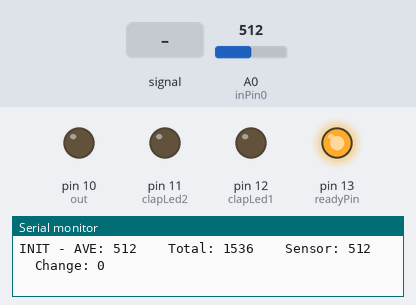
A sketch run on a simulated Arduino Uno, built with avr-gcc and run on an emulated ATmega328P. Parts: output pins drawn as LEDs (lit = HIGH), the last lines printed to the serial monitor. Dashed ring = blinking. Inputs (shaded band) come from the test bench; at power-on: A0 (inPin0) = 512.

Above: at 1.2 s.
1.3 s: A0 (inPin0) fed a 200 Hz sine of ±460 counts around its level
At 1.65 s:
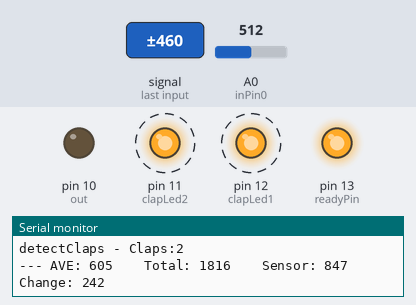
At 2.33 s:
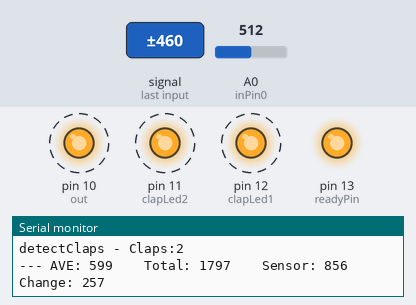
4.3 s: A0 (inPin0) set to 900
At 6.6 s:
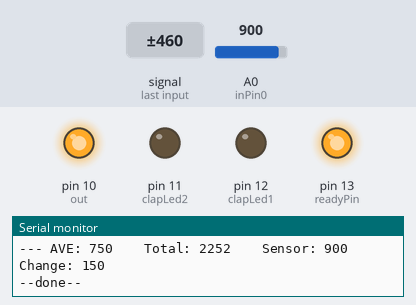
Timing chart, 0 to 8.1 s (numbered marks = the images above; inputs shaded):
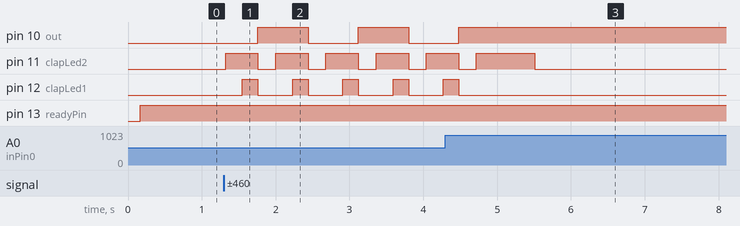

The sketch:

Light_Controller_with_Claps.ino
```cpp
/*
* LIGHT CONTROLLER WITH CLAPS
* Author: LAUCAMIDIAZ3008
* Update: 13/9/21
* CHECK MICROPHONE CODE
*/

/*-----------------------------
*   Method Prototypes
*-----------------------------*/

void initialize();
void runDetector();
boolean clapDetected();

int detectClaps(int numClaps);
void indicateClaps();
void readMic();

void printStats();

/*-----------------------------
*   Variable Declarations
*-----------------------------*/

int TOTAL_CLAPS_TO_DETECT = 2; //The number of claps detected before output is toggled
int offset = 80;    // The point above average that the clap is detected
int CLAP_TIME=4000; // The time allowed between each clap


int sensorValue = 0; //the value read through mic

int toggleOutput = -1;

int SIZE = 3;
int buffer[3];
int loopIteration = 0;
int average = 0;
int total = 0;


//BOARD INPUT MIC
const int inPin0 = A0;

//BOARD OUTPUT SIGNALS
const int clapLed1 = 12, clapLed2 = 11, out = 10, readyPin = 13;

//CLAP STATE CONSTANTS
const int FINAL_DETECTED = 0, LOST_CONTINUITY = 1, CLAP_NOT_DETECTED = 2;

void setup()
{
	Serial.begin(9600);

	//direct representation of the light bulb that toggles on/off
	pinMode(out, OUTPUT);

	//once initialize() runs the ready pin turns on
	pinMode(readyPin, OUTPUT);

	//respective clap LEDs, more can be added
	pinMode(clapLed1, OUTPUT);
	pinMode(clapLed2, OUTPUT);
}


void loop()
{
	initialize();
	runDetector();
}

/**
* Purpose: Prepares the buffer to recognize ambient noise levels in room.
*/
void initialize()
{
	loopIteration = 0;
	total = 0;
	average =0;

	digitalWrite(clapLed1, LOW);
	digitalWrite(clapLed2, LOW);
	digitalWrite(out, LOW);

	for(int i = 0; i < SIZE; i++)
	{
		readMic();

		buffer[i] = sensorValue;
		total = total + sensorValue;
		average = (total/(i+1));

		Serial.print("INIT - AVE: ");
		Serial.print(average);
		Serial.print("    Total: ");
		Serial.print(total);
		Serial.print("    Sensor: ");
		Serial.print(sensorValue);
		Serial.print("    Change: ");
		Serial.println(sensorValue-average);

		delay(50);
	}
	digitalWrite(readyPin, HIGH);
}

/**
* Purpose: Runs the detector algorithm. Developers can change the number of
* claps by adjusting TOTAL_CLAPS_TO_DETECT variable up at the top.
*/
void runDetector()
{
	while(true)
	{
		int clapState = detectClaps(TOTAL_CLAPS_TO_DETECT);

		if(clapState == FINAL_DETECTED || clapState == LOST_CONTINUITY)
		{
			Serial.println("--done--");
			indicateClap(0);//turn off any clap indicating lights
		}
	}
}

/**
* Purpose:  Detects the number of claps specified. This method is recursive
*/
int detectClaps(int numClaps)
{
	int clapNum = numClaps;

	//Base Case - if clapNum is 0, then all claps have been accounted.
	if(clapNum == 0)
	{
		//the output can now be toggled.
		toggleOutput *= -1;
		indicateClap(clapNum);

		Serial.println("-----  Clap Limit Reached - Output Toggled -----");

		return FINAL_DETECTED;
	}

	//Read from mic and update ambient noise levels.
	readMic();

	total = (total - buffer[loopIteration]) + sensorValue;
	average = (total/SIZE);
	buffer[loopIteration] = sensorValue;

	loopIteration = (loopIteration+1)%SIZE;

	if(clapDetected())
	{
		Serial.print("detectClaps - Claps:");
		Serial.println(TOTAL_CLAPS_TO_DETECT + 1 - numClaps);

		printStats();
		indicateClap(clapNum);

		delay(100);
		for(int i = 0; i < CLAP_TIME; i++)
		{
			int clapState = detectClaps(clapNum - 1);

			if(clapState == FINAL_DETECTED || clapState == LOST_CONTINUITY)
			{
				return clapState;
			}
		}
		return LOST_CONTINUITY;
	}
	return CLAP_NOT_DETECTED;
}

/**
* Purpose: Turns the LED on appropriately to signal a clap detection.
*/
void indicateClap(int clapNum)
{
	if(clapNum == 0)
	{
		if(toggleOutput == 1)
		{
			digitalWrite(out, HIGH);
		}
		else
		{
			digitalWrite(out, LOW);
		}

		digitalWrite(clapLed1, LOW);
		digitalWrite(clapLed2, LOW);
	}
	else if(clapNum == 1)
	{
		digitalWrite(clapLed1, HIGH);
	}
	else if(clapNum == 2)
	{
		digitalWrite(clapLed2, HIGH);
	}
	delay(110);
}

/**
* Purpose: Prints basic statistics data for more info with sensor readouts and data points.
*/
void printStats()
{
	Serial.print("--- AVE: ");
	Serial.print(average);
	Serial.print("    Total: ");
	Serial.print(total);
	//Serial.print("    iterNum: ");
	//Serial.print(loopIteration);
	Serial.print("    Sensor: ");
	Serial.print(sensorValue);
	Serial.print("    Change: ");
	Serial.println(sensorValue-average); //This is what I used to determine the 'offset' value
}

/**
* Purpose:  A clap is detected when the sensor value is greater than the average plus
*     an offset.  The offset might need to be fine tuned for different sound sensors.
*/
boolean clapDetected()
{
	return sensorValue > average + offset;
}

/**
* Purpose: Reads mic input and stores it in a global variable.
*/
void readMic()
{
	sensorValue = analogRead(inPin0);
}
```

Measured:
- after the input at 1.3 s, pin 10 (out): alternates HIGH for 0.68 s and LOW for 0.68 s, starting after 0.46 s; pin 11 (clapLed2): alternates HIGH for 0.44 s and LOW for 0.24 s, starting at once; pin 12 (clapLed1): alternates HIGH for 0.21 s and LOW for 0.47 s, starting after 0.25 s
- after the input at 4.3 s, pin 10 (out): goes on until 4.5 s, then stays HIGH; pin 12 (clapLed1): goes on until 4.5 s, then stays LOW
